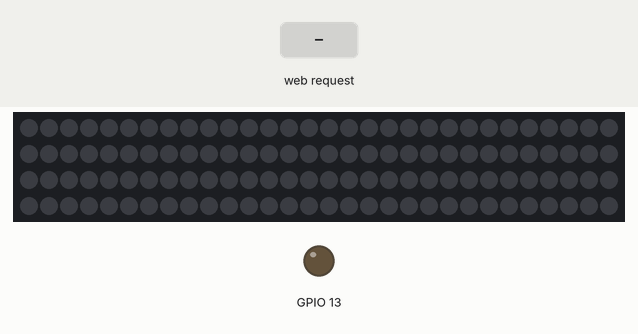
A sketch run on a simulated ESP32. On the bench: 120 RGB LEDs in strip order, left to right, continuing on the next row, output pins drawn as LEDs (lit = HIGH). Inputs (shaded band) come from the test bench. Dim RGB values are drawn brighter than linear; WiFi joins after 1.5 s; servers stay silent unless stated; what the sketch prints to the serial monitor is not drawn.

Above: at 2.7 s.
2.8 s: HTTP request GET /26/on received
At 4.1 s:
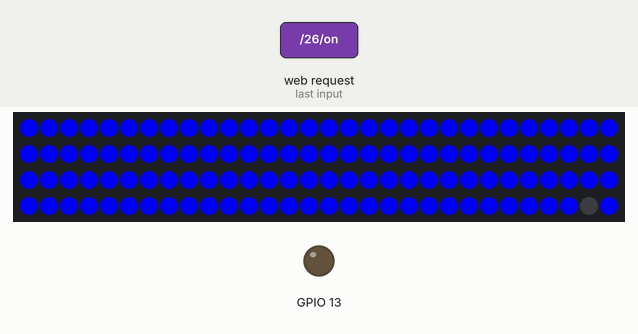
4.7 s: HTTP request GET /27/on received
At 5.5 s:
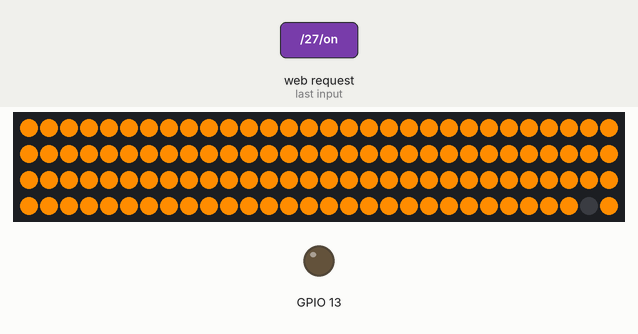
6.6 s: HTTP request GET /28/on received
At 8.2 s:
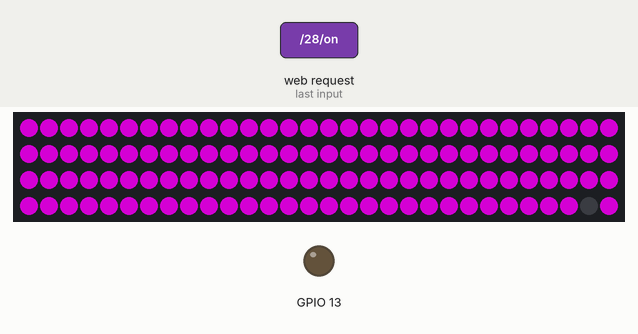
8.5 s: HTTP request GET /29/on received
At 9.2 s:
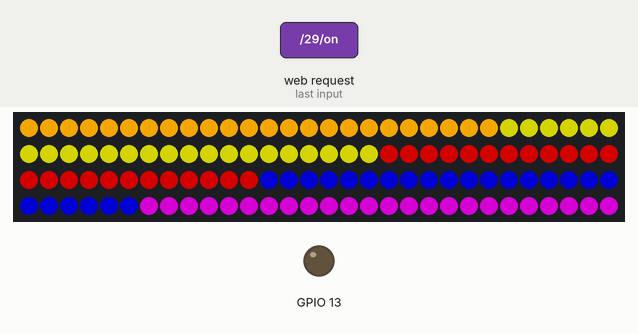
10.0 s: HTTP request GET /31/off received
At 11.2 s:
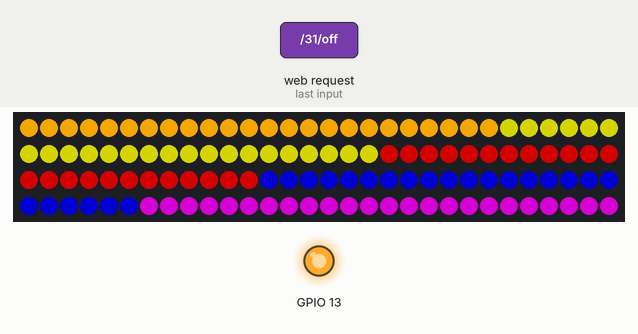
11.5 s: HTTP request GET /30/off received
At 12.7 s:
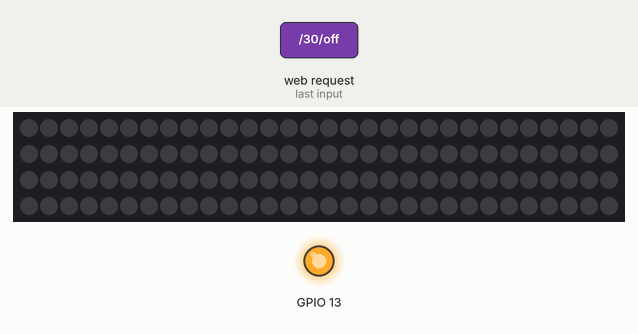
Timing chart, 0 to 14.0 s (numbered marks = the images above; inputs shaded):
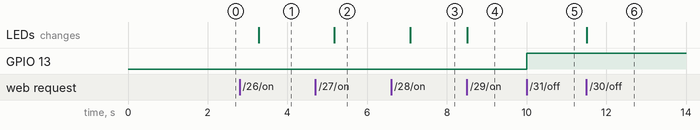

The sketch:

ESPServer4.ino
```cpp
#include <Adafruit_NeoPixel.h>
#include <WiFi.h>
#include <HardwareSerial.h>
#define PIN        19
#define NUMPIXELS 120

int musicState;

Adafruit_NeoPixel pixels(NUMPIXELS, PIN, NEO_GRB + NEO_KHZ800);

// Replace with your network credentials
const char* ssid     = "foo";
const char* password = "bar";

// Set web server port number to 80
WiFiServer server(80);

// Variable to store the HTTP request
String header;

HardwareSerial espSerial(1);

// Auxiliar variables to store the current output state

void setup() {
  pinMode(13, OUTPUT);
  Serial.begin(115200);
  espSerial.begin(9600,SERIAL_8N1,16,17);
  // Initialize the output variables as outputs
  // Set outputs to LOW
  pixels.begin();
  // Connect to Wi-Fi network with SSID and password
  Serial.print("Connecting to ");
  Serial.println(ssid);
  IPAddress local_IP(10, 0, 0, 10);//sets static IP address
  // Set your Gateway IP address
  IPAddress gateway(10, 0, 0, 1);
  IPAddress subnet(255, 255, 0, 0);
  IPAddress primaryDNS(8, 8, 8, 8);
  IPAddress secondaryDNS(8, 8, 4, 4);

  if (!WiFi.config(local_IP, gateway, subnet, primaryDNS, secondaryDNS)) {
    Serial.println("STA Failed to configure");
  }
  WiFi.begin(ssid, password);
  while (WiFi.status() != WL_CONNECTED) {
    delay(500);
    Serial.print(".");
  }
  // Print local IP address and start web server
  Serial.println("");
  Serial.println("WiFi connected.");
  Serial.println("IP address: ");
  Serial.println(WiFi.localIP());
  server.begin();
}

void loop(){
  WiFiClient client = server.available();   // Listen for incoming clients

  if (client) {                             // If a new client connects,
    Serial.println("New Client.");          // print a message out in the serial port
    String currentLine = "";                // make a String to hold incoming data from the client
    while (client.connected()) {            // loop while the client's connected
      if (client.available()) {             // if there's bytes to read from the client,
        char c = client.read();             // read a byte, then
        Serial.write(c);                    // print it out the serial monitor
        header += c;
        if (c == '\n') {                    // if the byte is a newline character
          // if the current line is blank, you got two newline characters in a row.
          // that's the end of the client HTTP request, so send a response:
          if (currentLine.length() == 0) {
            // HTTP headers always start with a response code (e.g. HTTP/1.1 200 OK)
            // and a content-type so the client knows what's coming, then a blank line:
            client.println("HTTP/1.1 200 OK");
            client.println("Content-type:text/html");
            client.println("Connection: close");
            client.println();

            // turns the GPIOs on and off
            if (header.indexOf("GET /26/on") >= 0) {
              for(int j = 0; j<NUMPIXELS; j++){
                for(int i = 0; i<j+10; i++) {
                  pixels.setPixelColor(i, pixels.Color(0, 0, 220));
                }
                pixels.setPixelColor(j-1, pixels.Color(0,0,0));
                if(j == NUMPIXELS){
                  j = 0;
                }
                 pixels.show();
                 if(musicState == 1){
                  for(int i = 0; i <10; i++){
                  espSerial.write('c');
                }
                }

             }
            } else if (header.indexOf("GET /27/on") >= 0) {

             for(int j = 0; j<NUMPIXELS; j++){
                for(int i = 0; i<j+10; i++) {
                  pixels.setPixelColor(i, pixels.Color(255,140,0));
                }
                pixels.setPixelColor(j-1, pixels.Color(0,0,0));
                if(j == NUMPIXELS){
                  j = 0;
                }
              pixels.show();
             }
             for(int i = 0; i <10; i++){
                  espSerial.write('d');
                }
             if(musicState == 1){
                  for(int i = 0; i <10; i++){
                  espSerial.write('e');
                }
             }
            }else if (header.indexOf("GET /28/on") >= 0) {

              for(int j = 0; j<NUMPIXELS; j++){
                for(int i = 0; i<j+10; i++) {
                  pixels.setPixelColor(i, pixels.Color(128, 0, 128));
                }
                pixels.setPixelColor(j-1, pixels.Color(0,0,0));
                if(j == NUMPIXELS){
                  j = 0;
                }
              pixels.show();
              }
            }else if (header.indexOf("GET /29/on") >= 0) {

              for(int i=0; i<NUMPIXELS*1; i++) {
                pixels.setPixelColor(i, pixels.Color(128, 0, 128));
              }for(int i=0; i<NUMPIXELS*0.8; i++) {
                pixels.setPixelColor(i, pixels.Color(0, 0, 128));
              }for(int i=0; i<NUMPIXELS*0.6; i++) {
                pixels.setPixelColor(i, pixels.Color(128, 0, 0));
              }for(int i=0; i<NUMPIXELS*0.4; i++) {
                pixels.setPixelColor(i, pixels.Color(128, 128, 0));
              }for(int i=0; i<NUMPIXELS*0.2; i++) {
                pixels.setPixelColor(i, pixels.Color(220, 150, 0));
              }
             pixels.show();
             if(musicState == 1){
                  for(int i = 0; i <10; i++){
                  espSerial.write('a');
                }
                }

            } else if (header.indexOf("GET /30/off") >= 0) {
              for(int i=0; i<NUMPIXELS; i++) {
                pixels.setPixelColor(i, pixels.Color(0, 0, 0));
              }
              for(int i = 0; i <10; i++){
                  espSerial.write('b');
                }
              pixels.show();
            }

            if (header.indexOf("GET /31/off") >= 0) {
                digitalWrite(13, !digitalRead(13));
                musicState = digitalRead(13);
            }

            // Display the HTML web page
            client.println("<!DOCTYPE html><html>");
            client.println("<head><meta name=\"viewport\" content=\"width=device-width, initial-scale=1\">");
            client.println("<link rel=\"icon\" href=\"data:,\">");
            // CSS to style the on/off buttons
            // Feel free to change the background-color and font-size attributes to fit your preferences
            client.println("<style>html { font-family: Helvetica; display: inline-block; margin: 0px auto; text-align: center;}");
            client.println(".button { background-color: #FF8C00; border: none; color: white; padding: 16px 40px;");
            client.println("text-decoration: none; font-size: 30px; margin: 2px; cursor: pointer;}");
            client.println(".button2 {background-color: #555555;}");
            client.println(".button3 {background-color: #0000FF;}");
            client.println(".button4 {background-color: #800080;}");
            client.println(".button5 {background-image: linear-gradient(to right, yellow, green, red, blue, purple);}</style></head>");
            // Web Page Heading
            client.println("<body><h1>LED Control</h1>");

            client.println("<p><a href=\"/26/on\"><button class=\"button button3\">BLUE</button></a></p>");
            client.println();
            client.println("<p><a href=\"/27/on\"><button class=\"button\">FIRE</button></a></p>");
            client.println();
            client.println("<p><a href=\"/28/on\"><button class=\"button button4\">PURPLE</button></a></p>");
            client.println();
            client.println("<p><a href=\"/29/on\"><button class=\"button button5\">RAINBOW</button></a></p>");
            client.println();
            client.println("<p><a href=\"/30/off\"><button class=\"button button2\">OFF</button></a></p>");
            client.println();
            client.println("<p><a href=\"/31/off\"><button class=\"button button2\">Music</button></a></p>");
            client.println("</body></html>");

            client.println();
            // Break out of the while loop
            break;
          } else { // if you got a newline, then clear currentLine
            currentLine = "";
          }
        } else if (c != '\r') {  // if you got anything else but a carriage return character,
          currentLine += c;      // add it to the end of the currentLine
        }
      }
    }
    // Clear the header variable
    header = "";
    // Close the connection
    client.stop();
    Serial.println("Client disconnected.");
    Serial.println("");
  }
}
```

Measured:
- after the input at 2.8 s, the LEDs: change after 0.48 s (image 1)
- after the input at 4.7 s, the LEDs: change after 0.48 s (image 2)
- after the input at 6.6 s, the LEDs: change after 0.48 s (image 3)
- after the input at 8.5 s, the LEDs: change at once (image 4)
- after the input at 10.0 s, GPIO 13: LOW → HIGH at once
- after the input at 11.5 s, the LEDs: change at once (image 6)
